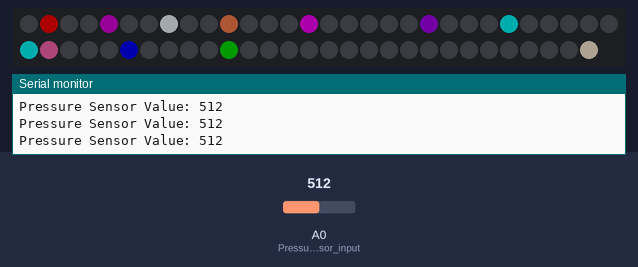
A sketch run on a simulated Arduino Uno, built with avr-gcc and run on an emulated ATmega328P. Shown: 59 RGB LEDs in strip order, left to right, continuing on the next row, the last lines printed to the serial monitor. The inputs (shaded band) are chosen by the test bench; at power-on: A0 (Pressure_sensor_input) = 512. Dim RGB values are drawn brighter than linear.

Above: at 1.2 s.
1.3 s: A0 (Pressure_sensor_input) set to 411
2.8 s: A0 (Pressure_sensor_input) set to 390
At 3.5 s:
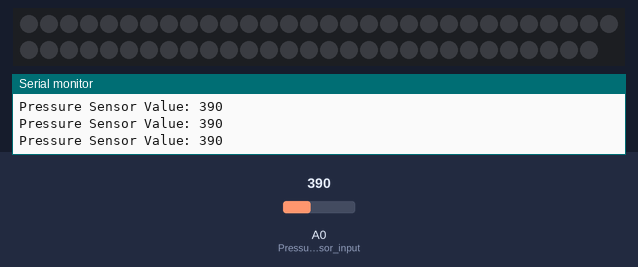
4.3 s: A0 (Pressure_sensor_input) set to 410
At 4.9 s:
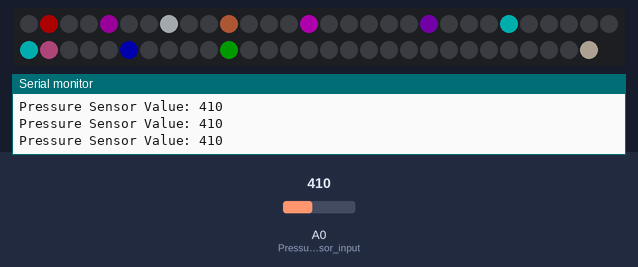
5.8 s: A0 (Pressure_sensor_input) set to 306
At 6.4 s:
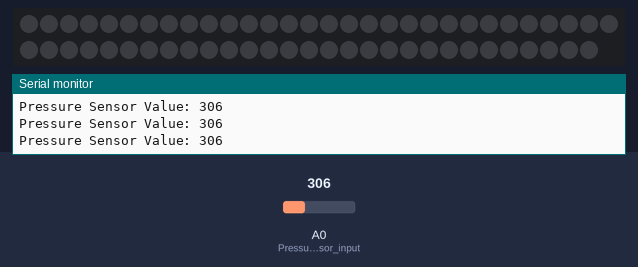
Timing chart, 0 to 8.3 s (numbered marks = the images above; inputs shaded):
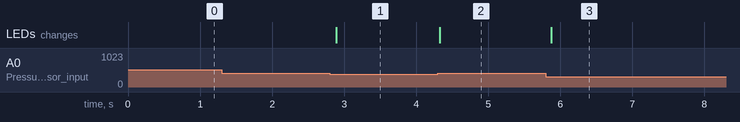

Measured:
- the behaviour switches between 401 and 400 on A0 (Pressure_sensor_input) (found by bisection; images 0 and 1)
- after the input at 2.8 s, the LEDs: change after 0.09 s (image 1)
- after the input at 4.3 s, the LEDs: change at once (image 2)
- after the input at 5.8 s, the LEDs: change after 0.07 s (image 3)

The sketch:

pressure_led_combined.ino
```cpp
#include <FastLED.h>

#define LED_PIN     12
#define NUM_LEDS    59
#define BRIGHTNESS  50
#define LED_TYPE    WS2811
#define COLOR_ORDER GRB

int sensorValue = 0;
CRGB leds[NUM_LEDS];

void setup() {
    pinMode(A0, INPUT);  // Pressure sensor input
    Serial.begin(9600);  // Start serial monitor
    FastLED.addLeds<LED_TYPE, LED_PIN, COLOR_ORDER>(leds, NUM_LEDS).setCorrection(TypicalLEDStrip);
    FastLED.setBrightness(BRIGHTNESS);
}

void loop() {
    sensorValue = analogRead(A0);  // Read pressure sensor
    Serial.print("Pressure Sensor Value: ");
    Serial.println(sensorValue);

    if (sensorValue > 400) {
        // Light up LEDs in various colors
        leds[1] = CRGB::Red;
        leds[35] = CRGB::Blue;
        leds[31] = CRGB::HotPink;
        leds[40] = CRGB::Green;
        leds[4] = CRGB::Purple;
        leds[14] = CRGB::Magenta;
        leds[24] = CRGB::Cyan;
        leds[30] = CRGB::Aqua;
        leds[7] = CRGB::AliceBlue;
        leds[10] = CRGB::Coral;
        leds[20] = CRGB::DarkViolet;
        leds[58] = CRGB::PapayaWhip;  // Fixed index to avoid out-of-bounds
    } else {
        FastLED.clear();  // Turn off all LEDs
    }

    FastLED.show();  // Apply changes
    delay(100);  // Short delay for smoother updates
}
```
